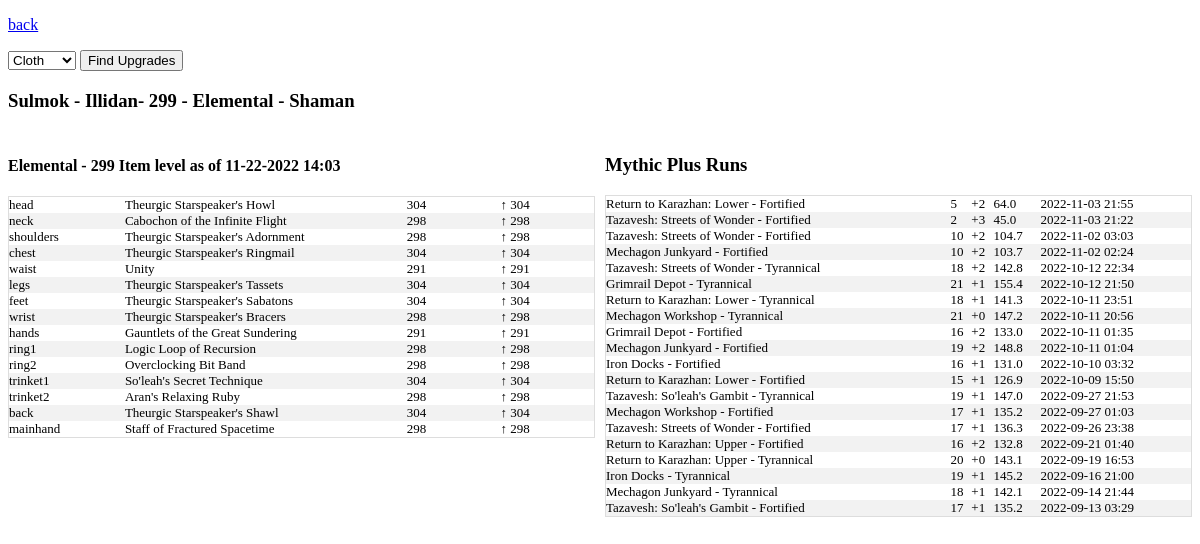
Screenshot of /us/Illidan/Sulmok with the database file from the repository.
### tables this page shows
CREATE TABLE character_gear_ext(
  name TEXT,
  realm TEXT,
  region TEXT,
  item_level TEXT,
  item_slot TEXT,
  item_name TEXT,
  derived_item_level REAL,
  last_crawled_at TEXT,
  equipped_item_level TEXT,
  class TEXT,
  unique_key,
  active_spec_name TEXT,
  active_spec_role TEXT,
  slot_item_level_change
, item_lookup);

CREATE TABLE all_mythic_plus_runs (
    name TEXT
    ,region TEXT
    ,realm TEXT
    ,dungeon TEXT
    ,short_name TEXT
    ,mythic_level int
    ,completed_at TEXT
    ,clear_time_ms INT
    ,num_keystone_upgrades INT
    ,map_challenge_mode_id INT
    ,zone_id INT
    ,score FLOAT
    ,affixes TEXT
    ,URL TEXT 
    ,unique_key TEXT UNIQUE
    ,tyr_or_fort TEXT
    , active_spec_name TEXT, active_spec_role TEXT, class TEXT);

### app.py (the view, shortened to what this page needs)
@app.route('/<region>/<realm>/<character_name>',methods=['POST','GET'])
def character_name(region,realm,character_name):
    conn = create_connection()
    cursor = conn.cursor()
    distinct_crawl_dates = cursor.execute("""select distinct active_spec_role
                                        ,active_spec_name
                                        ,last_crawled_at as last_crawled_cleansed
                                        ,last_crawled_at
                                        ,equipped_item_level
                                        from character_gear_ext
                                        where name = '{}'
                                            and realm = '{}'
                                            and region = '{}'
                                        and item_slot not in ('tabard','shirt')
                                        order by last_crawled_at desc
                                            """.format(character_name,realm,region)).fetchall()
    results = cursor.execute("""select *
                            from character_gear_ext
                            where name = '{}'
                                and realm = '{}'
                                and region = '{}'
                                """.format(character_name,realm,region))
    data = results.fetchall()
    all_mythic_plus_runs = cursor.execute("""select *
                                    ,strftime('%Y-%m-%d %H:%M',completed_at) as completed_at_cleansed
                                    from all_mythic_plus_runs
                                    where name = '{}'
                                        and realm = '{}'
                                        and region = '{}'
                                    order by completed_at desc
                                        """.format(character_name,realm,region)).fetchall()
    character = cursor.execute("""select *
                            ,last_crawled_at as last_crawled_cleansed
                            from character_gear_ext
                            where name = '{}'
                                and realm = '{}'
                                and region = '{}'
                            order by last_crawled_at desc
                                """.format(character_name,realm,region)).fetchone()
    return render_template('character.html',data=data,character=character,distinct_crawl_dates=distinct_crawl_dates,all_mythic_plus_runs=all_mythic_plus_runs)

### templates/character.html (shortened to what this page needs)
<!doctype html>
<link rel="stylesheet" href="{{ url_for('static', filename='style.css') }}">
<html>
<p><a href="{{url_for('index')}}">back</a></p>
<div class="form">
<span>
<form method="POST">
<select name="item_subclass" id="item_subclass">
  <option value="Cloth">Cloth</option>
</select>
<input class="btn" type="submit" name="submit_button" value="Find Upgrades">
</form>
</span>
</div>
<h3>{{ character['name'] }} - {{ character['realm'] }}- {{ character['equipped_item_level'] }} - {{ character['active_spec_name'] }} - {{character['class']}}</h3>
<div class="row">
<div class ="column">
{% for date in distinct_crawl_dates %}
<h4>{{ date['active_spec_name'] }} - {{date['equipped_item_level']}} Item level as of {{date['last_crawled_cleansed'] }}</h4>
<table class="character">
{% for item in data %}
{% if item['last_crawled_at'] == date['last_crawled_at'] %}
<tr>
  <td width="5%">{{ item['item_slot'] }}</td>
  <td width="15%">{{ item['item_name'] }}</td>
  <td width="5%">{{ item['item_level'] }}</td>
{% if item['slot_item_level_change'] > 0 %}
  <td width="5%">&uarr; {{ item['slot_item_level_change']}}</td>
{% elif item['slot_item_level_change'] < 0 %}
  <td width="5%">&darr;{{ item['slot_item_level_change']}}</td>
{% else %}
  <td width="5%">&harr;</td>
{% endif %}
</tr>
{% endif %}
{% endfor %}
</table>
{% endfor %}
</div>
<div class="column">
<h3>Mythic Plus Runs</h3>
  <table class="character">
  {% for dungeon in all_mythic_plus_runs %}
  <tr>
    <td>{{ dungeon['dungeon'] }} - {{dungeon['tyr_or_fort']}}</td>
    <td>{{ dungeon['mythic_level'] }}</td>
    <td>+{{ dungeon['num_keystone_upgrades'] }}</td>
    <td>{{ dungeon['score'] }}</td>
    <td>{{ dungeon['completed_at_cleansed'] }}</td>
  </tr>
  {% endfor %}
</table>
</div>
</div>

### static/style.css (style rules this page uses)
table.character { border-collapse: collapse; border-spacing: 0; width: 100%; border: 1px solid #ddd; }
th, td { text-align: left; vertical-align:top; padding: 0px; font-size: 13px; }
tr:nth-child(even) { background-color: #f2f2f2; }
.row { display: flex; margin-left:-5px; margin-right:-5px; }
.column { flex: 50%; padding: 5px; }

### rows the page displays
character_gear_ext: name "Sulmok", realm "Illidan", equipped_item_level "299", active_spec_name "Elemental", class "Shaman", item_slot "head", item_name "Theurgic Starspeaker's Howl", item_level "304", slot_item_level_change "304"
character_gear_ext: item_slot "neck", item_name "Cabochon of the Infinite Flight", item_level "298", slot_item_level_change "298"
character_gear_ext: item_slot "shoulders", item_name "Theurgic Starspeaker's Adornment", item_level "298", slot_item_level_change "298"
character_gear_ext: item_slot "chest", item_name "Theurgic Starspeaker's Ringmail", item_level "304", slot_item_level_change "304"
character_gear_ext: item_slot "waist", item_name "Unity", item_level "291", slot_item_level_change "291"
character_gear_ext: item_slot "legs", item_name "Theurgic Starspeaker's Tassets", item_level "304", slot_item_level_change "304"
character_gear_ext: item_slot "feet", item_name "Theurgic Starspeaker's Sabatons", item_level "304", slot_item_level_change "304"
character_gear_ext: item_slot "wrist", item_name "Theurgic Starspeaker's Bracers", item_level "298", slot_item_level_change "298"
character_gear_ext: item_slot "hands", item_name "Gauntlets of the Great Sundering", item_level "291", slot_item_level_change "291"
character_gear_ext: item_slot "ring1", item_name "Logic Loop of Recursion", item_level "298", slot_item_level_change "298"
character_gear_ext: item_slot "ring2", item_name "Overclocking Bit Band", item_level "298", slot_item_level_change "298"
character_gear_ext: item_slot "trinket1", item_name "So'leah's Secret Technique", item_level "304", slot_item_level_change "304"
character_gear_ext: item_slot "trinket2", item_name "Aran's Relaxing Ruby", item_level "298", slot_item_level_change "298"
character_gear_ext: item_slot "back", item_name "Theurgic Starspeaker's Shawl", item_level "304", slot_item_level_change "304"
character_gear_ext: item_slot "mainhand", item_name "Staff of Fractured Spacetime", item_level "298", slot_item_level_change "298"
all_mythic_plus_runs: dungeon "Return to Karazhan: Lower", tyr_or_fort "Fortified", mythic_level "5", num_keystone_upgrades "2", score "64.0", completed_at_cleansed "2022-11-03 21:55"
all_mythic_plus_runs: dungeon "Tazavesh: Streets of Wonder", tyr_or_fort "Fortified", mythic_level "2", num_keystone_upgrades "3", score "45.0", completed_at_cleansed "2022-11-03 21:22"
all_mythic_plus_runs: dungeon "Tazavesh: Streets of Wonder", tyr_or_fort "Fortified", mythic_level "10", num_keystone_upgrades "2", score "104.7", completed_at_cleansed "2022-11-02 03:03"
all_mythic_plus_runs: dungeon "Mechagon Junkyard", tyr_or_fort "Fortified", mythic_level "10", num_keystone_upgrades "2", score "103.7", completed_at_cleansed "2022-11-02 02:24"
all_mythic_plus_runs: dungeon "Tazavesh: Streets of Wonder", tyr_or_fort "Tyrannical", mythic_level "18", num_keystone_upgrades "2", score "142.8", completed_at_cleansed "2022-10-12 22:34"
all_mythic_plus_runs: dungeon "Grimrail Depot", tyr_or_fort "Tyrannical", mythic_level "21", num_keystone_upgrades "1", score "155.4", completed_at_cleansed "2022-10-12 21:50"
all_mythic_plus_runs: dungeon "Return to Karazhan: Lower", tyr_or_fort "Tyrannical", mythic_level "18", num_keystone_upgrades "1", score "141.3", completed_at_cleansed "2022-10-11 23:51"
all_mythic_plus_runs: dungeon "Mechagon Workshop", tyr_or_fort "Tyrannical", mythic_level "21", num_keystone_upgrades "0", score "147.2", completed_at_cleansed "2022-10-11 20:56"
all_mythic_plus_runs: dungeon "Grimrail Depot", tyr_or_fort "Fortified", mythic_level "16", num_keystone_upgrades "2", score "133.0", completed_at_cleansed "2022-10-11 01:35"
all_mythic_plus_runs: dungeon "Mechagon Junkyard", tyr_or_fort "Fortified", mythic_level "19", num_keystone_upgrades "2", score "148.8", completed_at_cleansed "2022-10-11 01:04"
all_mythic_plus_runs: dungeon "Iron Docks", tyr_or_fort "Fortified", mythic_level "16", num_keystone_upgrades "1", score "131.0", completed_at_cleansed "2022-10-10 03:32"
all_mythic_plus_runs: dungeon "Return to Karazhan: Lower", tyr_or_fort "Fortified", mythic_level "15", num_keystone_upgrades "1", score "126.9", completed_at_cleansed "2022-10-09 15:50"
all_mythic_plus_runs: dungeon "Tazavesh: So'leah's Gambit", tyr_or_fort "Tyrannical", mythic_level "19", num_keystone_upgrades "1", score "147.0", completed_at_cleansed "2022-09-27 21:53"
all_mythic_plus_runs: dungeon "Mechagon Workshop", tyr_or_fort "Fortified", mythic_level "17", num_keystone_upgrades "1", score "135.2", completed_at_cleansed "2022-09-27 01:03"
all_mythic_plus_runs: dungeon "Tazavesh: Streets of Wonder", tyr_or_fort "Fortified", mythic_level "17", num_keystone_upgrades "1", score "136.3", completed_at_cleansed "2022-09-26 23:38"
all_mythic_plus_runs: dungeon "Return to Karazhan: Upper", tyr_or_fort "Fortified", mythic_level "16", num_keystone_upgrades "2", score "132.8", completed_at_cleansed "2022-09-21 01:40"
all_mythic_plus_runs: dungeon "Return to Karazhan: Upper", tyr_or_fort "Tyrannical", mythic_level "20", num_keystone_upgrades "0", score "143.1", completed_at_cleansed "2022-09-19 16:53"
all_mythic_plus_runs: dungeon "Iron Docks", tyr_or_fort "Tyrannical", mythic_level "19", num_keystone_upgrades "1", score "145.2", completed_at_cleansed "2022-09-16 21:00"
all_mythic_plus_runs: dungeon "Mechagon Junkyard", tyr_or_fort "Tyrannical", mythic_level "18", num_keystone_upgrades "1", score "142.1", completed_at_cleansed "2022-09-14 21:44"
all_mythic_plus_runs: dungeon "Tazavesh: So'leah's Gambit", tyr_or_fort "Fortified", mythic_level "17", num_keystone_upgrades "1", score "135.2", completed_at_cleansed "2022-09-13 03:29"

### other values shown
{{ date['active_spec_name'] }} "Elemental"
{{ date['equipped_item_level'] }} "299"
{{ date['last_crawled_cleansed'] }} "11-22-2022 14:03"
